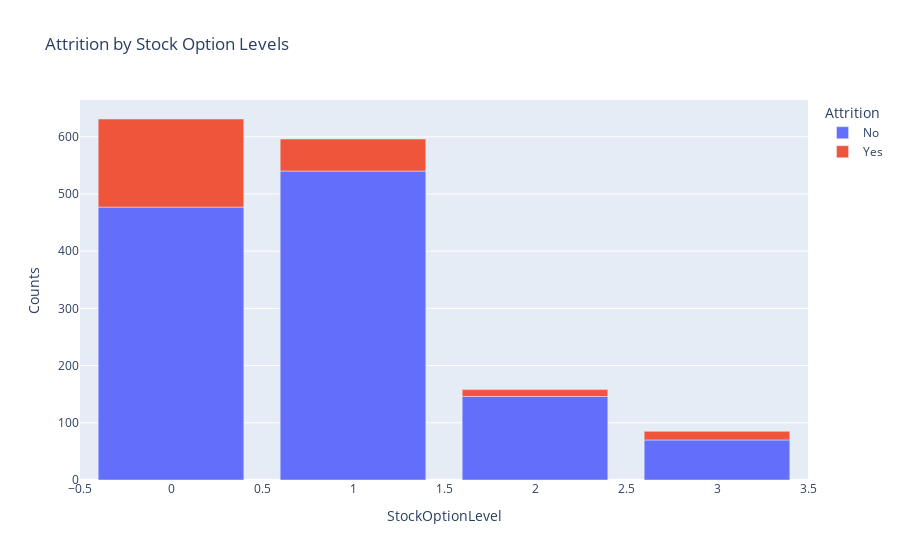

Notebook code for this chart:
### Markdown cell above
**Note:** Employees who started their career with the company or have switched to the company in their first years of their career, have a higher chances of leaving the company.

### Code cell
stock_attr = data.groupby(['StockOptionLevel','Attrition']).apply(lambda x: x['Attrition'].count()).reset_index(name='Counts')
px.bar(stock_attr, x='StockOptionLevel', y='Counts', color='Attrition', title='Attrition by Stock Option Levels')

### Figure 1 — Plotly figure (JSON) as saved in the notebook; plotly's stock layout.template omitted (floating-point values rounded to 4 significant figures)
{"data": [{"alignmentgroup": "True", "hovertemplate": "Attrition=No<br>StockOptionLevel=%{x}<br>Counts=%{y}<extra></extra>", "legendgroup": "No", "marker": {"color": "#636efa"}, "name": "No", "offsetgroup": "No", "orientation": "v", "showlegend": true, "textposition": "auto", "type": "bar", "x": [0, 1, 2, 3], "xaxis": "x", "y": [477, 540, 146, 70], "yaxis": "y"}, {"alignmentgroup": "True", "hovertemplate": "Attrition=Yes<br>StockOptionLevel=%{x}<br>Counts=%{y}<extra></extra>", "legendgroup": "Yes", "marker": {"color": "#EF553B"}, "name": "Yes", "offsetgroup": "Yes", "orientation": "v", "showlegend": true, "textposition": "auto", "type": "bar", "x": [0, 1, 2, 3], "xaxis": "x", "y": [154, 56, 12, 15], "yaxis": "y"}], "layout": {"barmode": "relative", "legend": {"title": {"text": "Attrition"}, "tracegroupgap": 0}, "title": {"text": "Attrition by Stock Option Levels"}, "xaxis": {"anchor": "y", "domain": [0, 1], "title": {"text": "StockOptionLevel"}}, "yaxis": {"anchor": "x", "domain": [0, 1], "title": {"text": "Counts"}}}}
